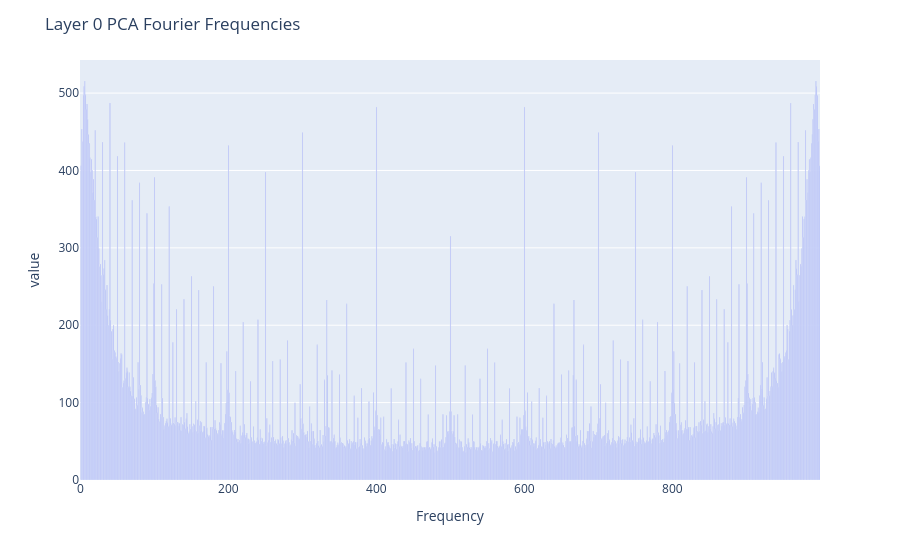
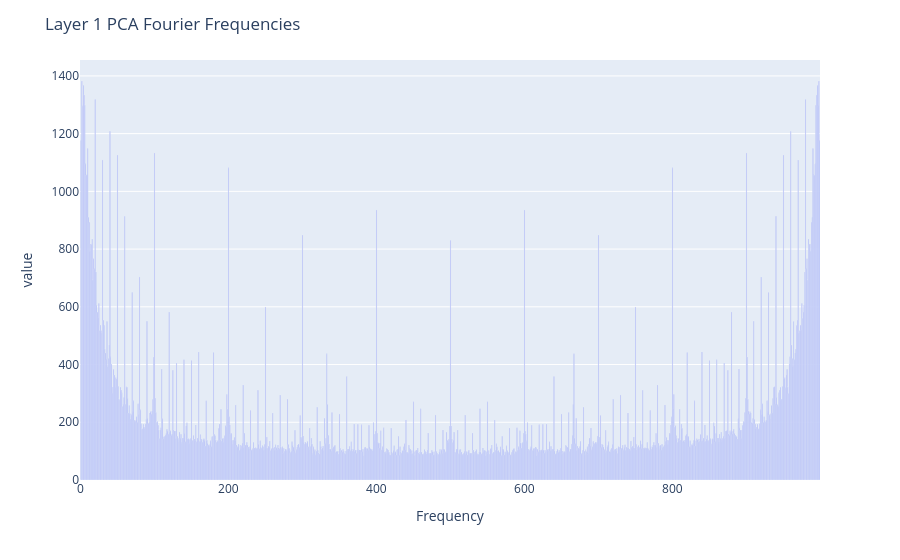
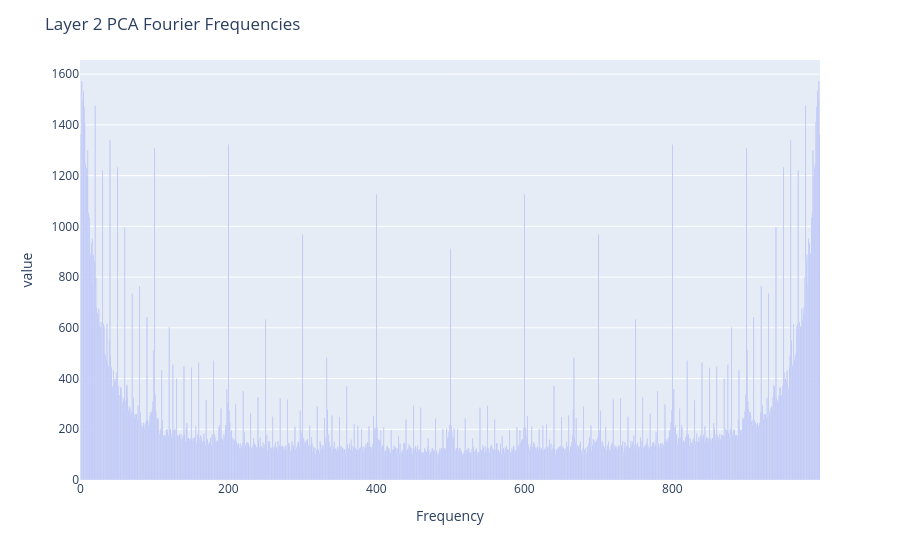
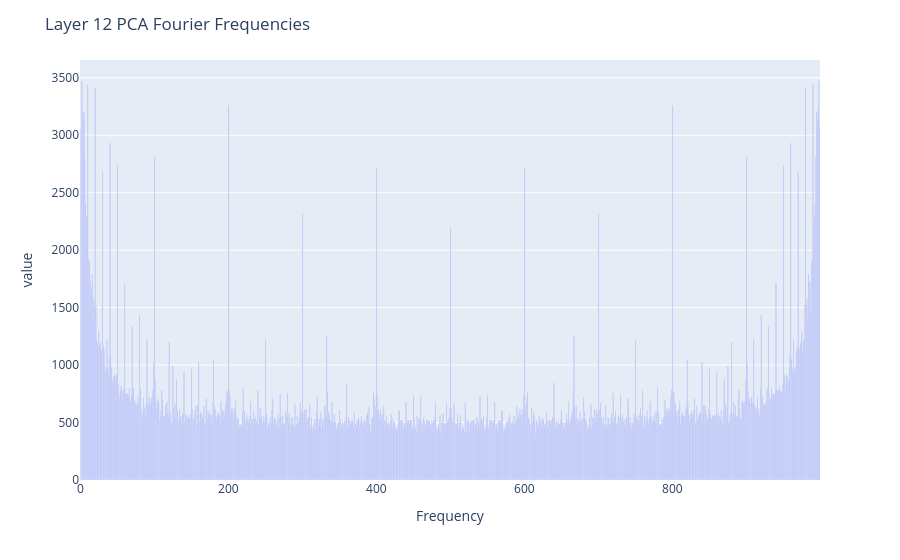

Here is the notebook cell these charts were saved with, in order:
### Code cell
for layer_idx in layer_idcs_to_plot:
    representations = all_representations[layer_idx].cpu()
    repr_pca, explained_var = pca(representations.float(), low_dim=100)
    repr_fft = fourier(repr_pca)
    
    plotly.express.bar(
        torch.abs(repr_fft).T.sum(dim=0).cpu().detach(),
    ).update_layout(title=f"Layer {layer_idx} PCA Fourier Frequencies", showlegend=False).update_xaxes(title="Frequency").show()

    # plotly.express.imshow(
    #     torch.abs(repr_fft).T.cpu().detach(),
    #     color_continuous_scale="Reds",
    #     aspect='auto',
    # ).update_layout(title=f"Layer {layer_idx} PCA Fourier Frequency Heatmap").update_xaxes(title="Frequency").update_yaxes(title="Feature").show()

### Figure 1 — Plotly figure (JSON) as saved in the notebook; plotly's stock layout.template omitted (floating-point values rounded to 4 significant figures; data arrays with more than 128 entries replaced by an {"elided": "..."} marker saying what was removed)
{"data": [{"hovertemplate": "variable=0<br>index=%{x}<br>value=%{y}<extra></extra>", "legendgroup": "0", "marker": {"color": "#636efa", "pattern": {"shape": ""}}, "name": "0", "orientation": "v", "showlegend": true, "textposition": "auto", "type": "bar", "x": {"elided": "1000 int values"}, "xaxis": "x", "y": {"elided": "1000 float values"}, "yaxis": "y"}], "layout": {"barmode": "relative", "legend": {"title": {"text": "variable"}, "tracegroupgap": 0}, "margin": {"t": 60}, "showlegend": false, "title": {"text": "Layer 0 PCA Fourier Frequencies"}, "xaxis": {"anchor": "y", "domain": [0.0, 1.0], "title": {"text": "Frequency"}}, "yaxis": {"anchor": "x", "domain": [0.0, 1.0], "title": {"text": "value"}}}}

### Figure 2 — Plotly figure (JSON) as saved in the notebook; plotly's stock layout.template omitted (floating-point values rounded to 4 significant figures; data arrays with more than 128 entries replaced by an {"elided": "..."} marker saying what was removed)
{"data": [{"hovertemplate": "variable=0<br>index=%{x}<br>value=%{y}<extra></extra>", "legendgroup": "0", "marker": {"color": "#636efa", "pattern": {"shape": ""}}, "name": "0", "orientation": "v", "showlegend": true, "textposition": "auto", "type": "bar", "x": {"elided": "1000 int values"}, "xaxis": "x", "y": {"elided": "1000 float values"}, "yaxis": "y"}], "layout": {"barmode": "relative", "legend": {"title": {"text": "variable"}, "tracegroupgap": 0}, "margin": {"t": 60}, "showlegend": false, "title": {"text": "Layer 1 PCA Fourier Frequencies"}, "xaxis": {"anchor": "y", "domain": [0.0, 1.0], "title": {"text": "Frequency"}}, "yaxis": {"anchor": "x", "domain": [0.0, 1.0], "title": {"text": "value"}}}}

### Figure 3 — Plotly figure (JSON) as saved in the notebook; plotly's stock layout.template omitted (floating-point values rounded to 4 significant figures; data arrays with more than 128 entries replaced by an {"elided": "..."} marker saying what was removed)
{"data": [{"hovertemplate": "variable=0<br>index=%{x}<br>value=%{y}<extra></extra>", "legendgroup": "0", "marker": {"color": "#636efa", "pattern": {"shape": ""}}, "name": "0", "orientation": "v", "showlegend": true, "textposition": "auto", "type": "bar", "x": {"elided": "1000 int values"}, "xaxis": "x", "y": {"elided": "1000 float values"}, "yaxis": "y"}], "layout": {"barmode": "relative", "legend": {"title": {"text": "variable"}, "tracegroupgap": 0}, "margin": {"t": 60}, "showlegend": false, "title": {"text": "Layer 2 PCA Fourier Frequencies"}, "xaxis": {"anchor": "y", "domain": [0.0, 1.0], "title": {"text": "Frequency"}}, "yaxis": {"anchor": "x", "domain": [0.0, 1.0], "title": {"text": "value"}}}}

### Figure 4 — Plotly figure (JSON) as saved in the notebook; plotly's stock layout.template omitted (floating-point values rounded to 4 significant figures; data arrays with more than 128 entries replaced by an {"elided": "..."} marker saying what was removed)
{"data": [{"hovertemplate": "variable=0<br>index=%{x}<br>value=%{y}<extra></extra>", "legendgroup": "0", "marker": {"color": "#636efa", "pattern": {"shape": ""}}, "name": "0", "orientation": "v", "showlegend": true, "textposition": "auto", "type": "bar", "x": {"elided": "1000 int values"}, "xaxis": "x", "y": {"elided": "1000 float values"}, "yaxis": "y"}], "layout": {"barmode": "relative", "legend": {"title": {"text": "variable"}, "tracegroupgap": 0}, "margin": {"t": 60}, "showlegend": false, "title": {"text": "Layer 12 PCA Fourier Frequencies"}, "xaxis": {"anchor": "y", "domain": [0.0, 1.0], "title": {"text": "Frequency"}}, "yaxis": {"anchor": "x", "domain": [0.0, 1.0], "title": {"text": "value"}}}}
